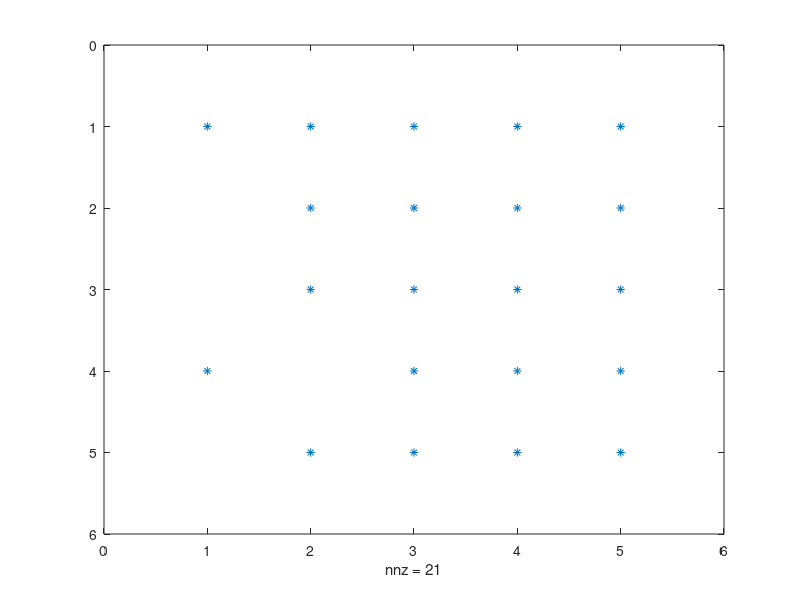

MATLAB code for this plot:
clc
B = rand(5,5);
[L,U,P] = lu(B);

Bcol = B;
Bcol(:,2) = [1;2;3;4;5];

disp('L^-1 * B')
inv(L)*(P*B)
spy(inv(L)*(P*B))
disp('L^-1 * B+')
inv(L)*(P*Bcol)

disp('P_1 L^-1 * B+ * P_1T')

%Perform cycling operations
pi = [1,3,4,5,2];
P1 = eye(5);
P1 = P1([pi],:);

P1*(inv(L)*(P*Bcol))*P1'

disp('Correct');
f = inv(L)*(P*Bcol);
f(pi,pi)-P1*(inv(L)*(P*Bcol))*P1'

[L1,U1] = lu(P1*(inv(L)*(P*Bcol))*P1')
L1
U1
P1*(inv(L)*(P*Bcol))*P1'

L_p = L*P1'*L1;
U_p = U1*P1;

L_p * U_p
Bcol
%[]



%}









